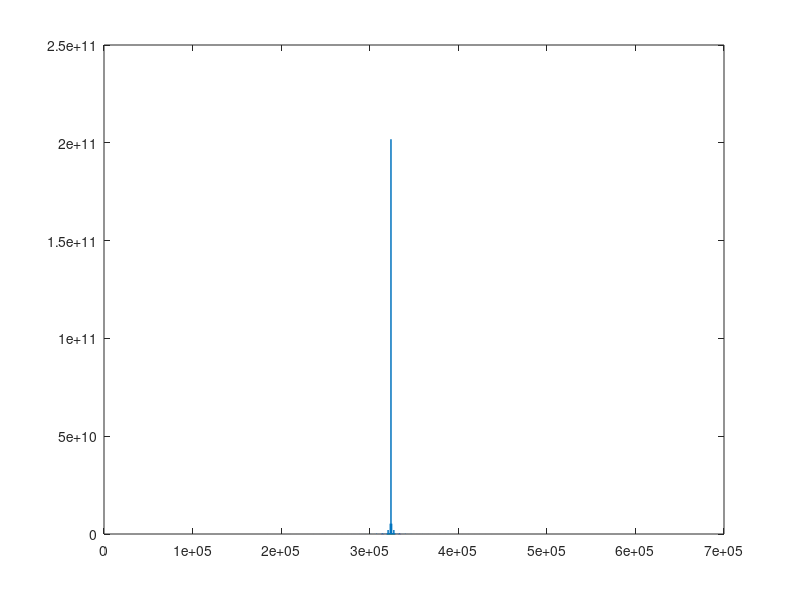
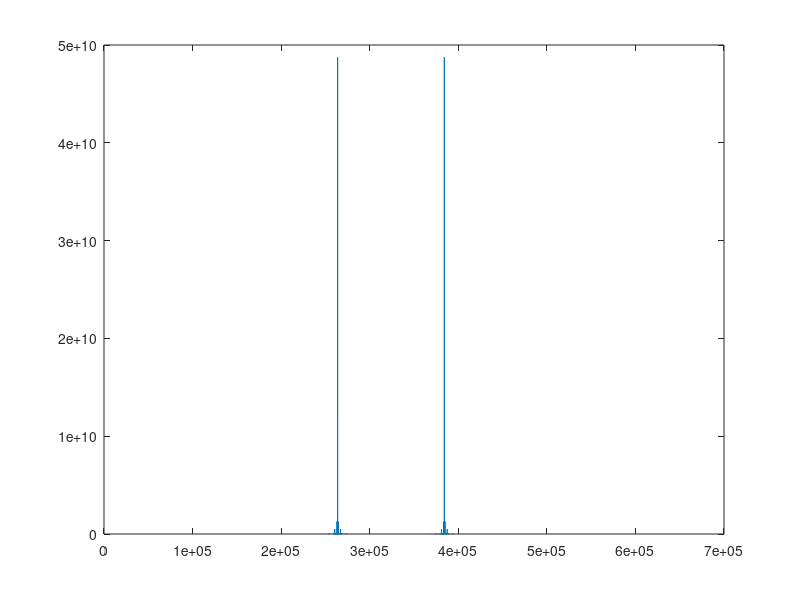

These figures' MATLAB source, in order:
clear all
close all

testo = 1;
if testo
    Fs = 44100/4;
    
    size = 0;
    FID = fopen('testo.txt');
    while (~feof(FID))
        riga = fgetl(FID);
        data((size+1):(size+length(riga))) = riga;
        size = size + length(riga) + 1;
        %data((size-1):size) = "\n";
    end
    fclose(FID);
    %data = compose(data);
    data = double(data);
else
    [data,Fs]=audioread('../../Lab1/Audio/KDE_Startup.wav');
    data=data(:,1)';
    sound(data, Fs);
    %save sound.rm data -ascii -double
end


V = max(abs(data)); %NORMALIZZAZIONE VALORI DA SCALA ASCII (255) A 1
nbit = 8;  %CAMPIONAMENTO SU 8 BIT. CON MENO BIT ALCUNI CARATTERI CADREBBERO NELLO STESSO INTERVALLO
M=2^nbit; %N livelli
DeltaV = 2*V/M;
Tc = 1/Fs;
SpS = 100;
Fc = Fs;
Rs = Fc/SpS;
%B = 1/(2*Tc);

%data_ = data*(1/V);

f0 = 10000;
f_cos = cos(2*pi*f0*[0:Tc:(Tc*length(data) - Tc)]);
data_mod = f_cos .* data;

partition=[-V+DeltaV:DeltaV:V-DeltaV];  %QUANTIZZAZIONE
codebook=[-V+DeltaV:DeltaV:V];
[index,quants]=quantiz(data,partition,codebook);
word=de2bi(index,nbit)';

clear size;
w_dim = size(word);
v_t = zeros(1, (w_dim(1))*(w_dim(2))*SpS);
for a=0:w_dim(2)-1
    for b=0:w_dim(1)-1
        %v_t(a*w_dim(1)+b+1) = word(b+1, a+1);
        for c=1:SpS
            v_t(a*w_dim(1)*SpS+b*SpS+c) = word(b+1, a+1);
        end
    end
end

figure(1)
plot(1:length(v_t), fftshift(abs(fft(v_t)).^2))

f0 = 10000; %A MET� TRA 20 E 20000
f_cos = cos(2*pi*f0*[0:Tc:(Tc*length(v_t) - Tc)]);
v_t_mod = f_cos .* v_t;

figure(2)
plot(1:length(v_t_mod), fftshift(abs(fft(v_t_mod)).^2))

if testo
    save testo.rm v_t_mod -ascii -double %SALVO SEGNALE MODULATO
    testo_orig = v_t(1:SpS:end);
else
    audio_orig = data;
    save audio.rm v_t_mod -ascii -double
end
